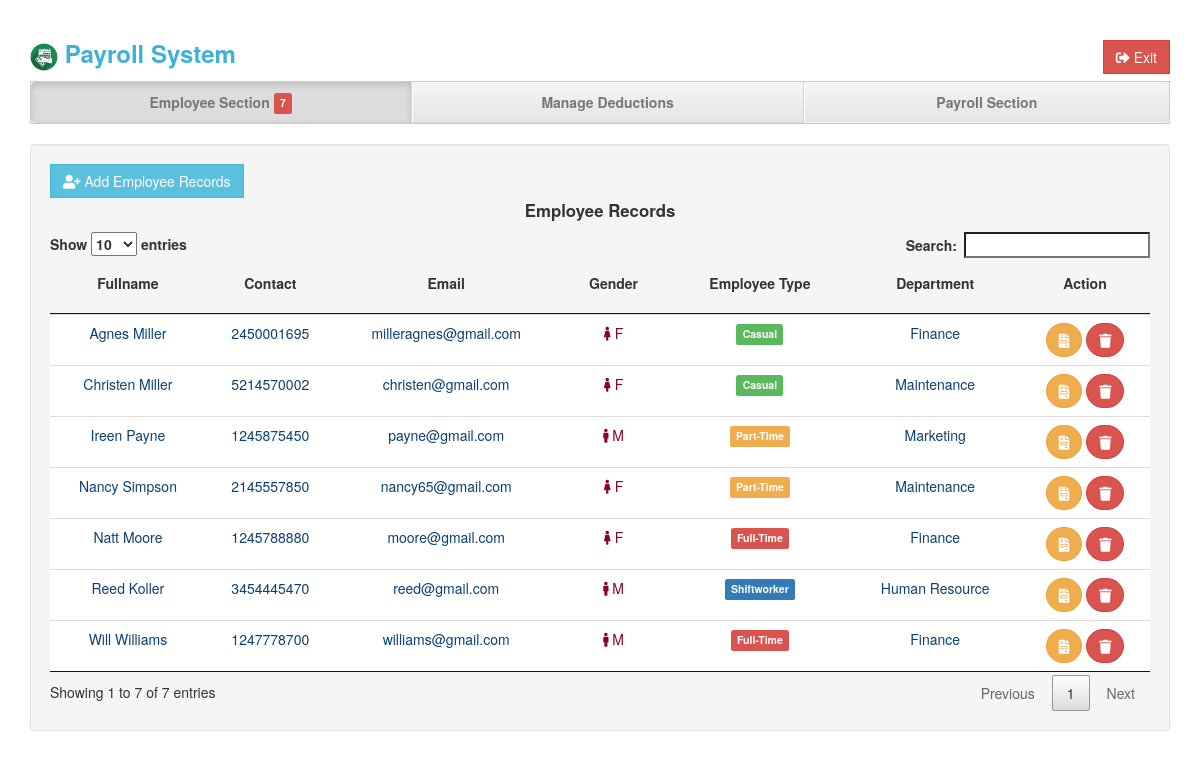
The page /home_employee.php (signed in) on the database its author committed.
### tables this page shows
CREATE TABLE `employee` (
  `emp_id` int(10) NOT NULL,
  `lname` varchar(20) NOT NULL,
  `fname` varchar(20) NOT NULL,
  `gender` varchar(6) NOT NULL,
  `emp_type` varchar(20) NOT NULL,
  `division` varchar(30) NOT NULL,
  `deduction` int(10) NOT NULL,
  `overtime` int(10) NOT NULL,
  `bonus` int(10) NOT NULL,
  `contact` varchar(50) NOT NULL,
  `address` varchar(255) NOT NULL,
  `email` varchar(255) NOT NULL
);

### home_employee.php (the view, shortened to what this page needs)
<!DOCTYPE html>
<html lang="en">
  <head>
    <link href="assets/css/justified-nav.css" rel="stylesheet">
    <link href="assets/css/bootstrap.min.css" rel="stylesheet">
    <link rel="stylesheet" href="https://pro.fontawesome.com/releases/v5.10.0/css/all.css"/>
    <link href="assets/css/search.css" rel="stylesheet">
    <link rel="stylesheet" type="text/css" href="assets/css/dataTables.min.css">
  </head>
  <body>
    <div class="container">
      <div class="masthead">
        <h3>
          <b><a href="index.php" style="text-decoration:none; color:#3fb1d4;"> <img src="assets/img.png" alt="lg" width="28px;"> Payroll System</a></b>
            <a data-toggle="modal" style="text-decoration:none; color:#3fb1d4;" href="#colins" class="pull-right"><b><button class="btn btn-danger" style="border-radius: 0%;"><i class="fas fa-sign-out-alt"></i> Exit</button></b></a>
        </h3>
        <nav>
          <ul class="nav nav-justified" style="border-radius:0%">
            <li class="active">
              <a href="">Employee Section <span class="label label-danger"><?php include 'total_count.php'?></span></a>
            </li>
            <li>
              <a href="home_deductions.php">Manage Deductions</a>
            </li>
            <li>
              <a href="home_salary.php">Payroll Section</a>
            </li>
          </ul>
        </nav>
      </div>
        <br>
          <div class="well bs-component">
            <form class="form-horizontal">
              <fieldset>
                <button type="button" data-toggle="modal" data-target="#addEmployee" class="btn btn-info" style="border-radius:0%"><i class="fa fa-user-plus"></i> Add Employee Records</button>
                <p align="center"><big><b>Employee Records </b></big></p>
                <div class="table-responsive">
                  <form method="post" action="" >
                    <table class="table table-hover table-condensed" id="myTable">
                      <thead>
                        <tr>
                          <th><p align="center">Fullname</p></th>
                          <th><p align="center">Contact</p></th>
                          <th><p align="center">Email</p></th>
                          <th><p align="center">Gender</p></th>
                          <th><p align="center">Employee Type</p></th>
                          <th><p align="center">Department</p></th>
                          <th><p align="center">Action</p></th>
                        </tr>
                      </thead>
                      <tbody>
                        <?php
                          require('db.php');
                          $query=mysqli_query($connection,"select * from employee ORDER BY emp_id asc")or die(mysqli_error($connection,));
                          while($row=mysqli_fetch_array($query))
                          {
                        ?>
                        <tr>
                          <td align="center"><a href="view_employee.php?emp_id=<?php echo $row["emp_id"]; ?>" style="text-decoration:none; color: #0b3f75;" title="Update"><?php echo $row['fname'] ?>  <?php echo $row['lname'] ?></a></td>
                          <td align="center"><a href="view_employee.php?emp_id=<?php echo $row["emp_id"]; ?>" style="text-decoration:none; color: #0b3f75;" title="Update"><?php echo $row['contact'] ?></td>
                          <td align="center"><a href="view_employee.php?emp_id=<?php echo $row["emp_id"]; ?>" style="text-decoration:none; color: #0b3f75;" title="Update"><?php echo $row['email'] ?></td>
                          <td align="center"><a href="view_employee.php?emp_id=<?php echo $row["emp_id"]; ?>" style="text-decoration:none; color: #8c0423;" title="Update"><?php if ($row['gender'] == 'Male') { echo '<i class="fas fa-male"></i> M'; } else { echo '<i class="fas fa-female"></i> F'; } ?></a></td>
                          <td align="center"><a href="view_employee.php?emp_id=<?php echo $row["emp_id"]; ?>" style="text-decoration:none; color: #0b3f75;" title="Update"><?php if ($row['emp_type'] == 'Shiftworker') { echo '<span class="label label-primary">'.$row["emp_type"].'</span>'; } else if ($row['emp_type'] == 'Full-Time') { echo '<span class="label label-danger">'.$row["emp_type"].'</span>'; } else if ($row['emp_type'] == 'Part-Time') { echo '<span class="label label-warning">'.$row["emp_type"].'</span>'; } else { echo '<span class="label label-success">'.$row["emp_type"].'</span>'; } ?></a></td>
                          <td align="center"><a href="view_employee.php?emp_id=<?php echo $row["emp_id"]; ?>" style="text-decoration:none; color: #0b3f75;" title="Update"><?php echo $row['division'] ?></a></td>
                          <td align="center">
                            <a class="btn btn-warning" style="border-radius:60px;" href="view_account.php?emp_id=<?php echo $row["emp_id"]; ?>"><i class="fa fa-file-invoice"></i></a>
                            <a class="btn btn-danger" style="border-radius:60px;" href="delete.php?emp_id=<?php echo $row["emp_id"]; ?>"><i class="fa fa-trash"></i></a>
                          </td>
                        </tr>
                        <?php } ?>
                      </tbody>
                    </table>
                  </form>
                </div>
              </fieldset>
            </form>
          </div>
    </div>
  </body>
</html>

### assets/css/justified-nav.css (style rules this page uses)
body { padding-top: 20px; }
.nav-justified { background-color: #eee; border: 1px solid #ccc; border-radius: 5px; }
.nav-justified > li > a { padding-top: 15px; padding-bottom: 15px; margin-bottom: 0; font-weight: bold; color: #777; text-align: center; background-color: #e5e5e5; background-image: -webkit-gradient(linear, left top, left bottom, from(#f5f5f5), to(#e5e5e5)); background-image: -webkit-linear-gradient(top, #f5f5f5 0%, #e5e5e5 100%); background-image: -o-linear-gradient(top, #f5f5f5 0%, #e5e5e5 100%); background-image: linear-gradient(to bottom, #f5f5f5 0%,#e5e5e5 100%); filter: progid:DXImageTransform.Microsoft.gradient( startColorstr='#f5f5f5', endColorstr='#e5e5e5',GradientType=0 ); background-repeat: repeat-x; border-bottom: 1px solid #d5d5d5; }
.nav-justified > .active > a, .nav-justified > .active > a:hover, .nav-justified > .active > a:focus { background-color: #ddd; background-image: none; -webkit-box-shadow: inset 0 3px 7px rgba(0,0,0,.15); box-shadow: inset 0 3px 7px rgba(0,0,0,.15); }
.nav-justified > li:first-child > a { border-radius: 5px 5px 0 0; }
.nav-justified > li:last-child > a { border-bottom: 0; border-radius: 0 0 5px 5px; }
@media (min-width: 768px) { .nav-justified { max-height: 52px; } }
@media (min-width: 768px) { .nav-justified > li > a { border-right: 1px solid #d5d5d5; border-left: 1px solid #fff; } }
@media (min-width: 768px) { .nav-justified > li:first-child > a { border-left: 0; border-radius: 5px 0 0 5px; } }
@media (min-width: 768px) { .nav-justified > li:last-child > a { border-right: 0; border-radius: 0 5px 5px 0; } }
@media screen and (min-width: 768px) { .masthead, .marketing, .footer { padding-right: 0; padding-left: 0; } }

### rows shown on the page
employee: fname "Ireen", lname "Payne", contact "1245875450", email "payne@gmail.com", gender "Male" (drawn), emp_type "Part-Time", division "Marketing"
employee: fname "Reed", lname "Koller", contact "3454445470", email "reed@gmail.com", gender "Male" (drawn), emp_type "Shiftworker", division "Human Resource"
employee: fname "Christen", lname "Miller", contact "5214570002", email "christen@gmail.com", gender "Female" (drawn), emp_type "Casual", division "Maintenance"
employee: fname "Natt", lname "Moore", contact "1245788880", email "moore@gmail.com", gender "Female" (drawn), emp_type "Full-Time", division "Finance"
employee: fname "Will", lname "Williams", contact "1247778700", email "williams@gmail.com", gender "Male" (drawn), emp_type "Full-Time", division "Finance"
employee: fname "Nancy", lname "Simpson", contact "2145557850", email "nancy65@gmail.com", gender "Female" (drawn), emp_type "Part-Time", division "Maintenance"
employee: fname "Agnes", lname "Miller", contact "2450001695", email "milleragnes@gmail.com", gender "Female" (drawn), emp_type "Casual", division "Finance"

### other values the page prints
$rows "7"
